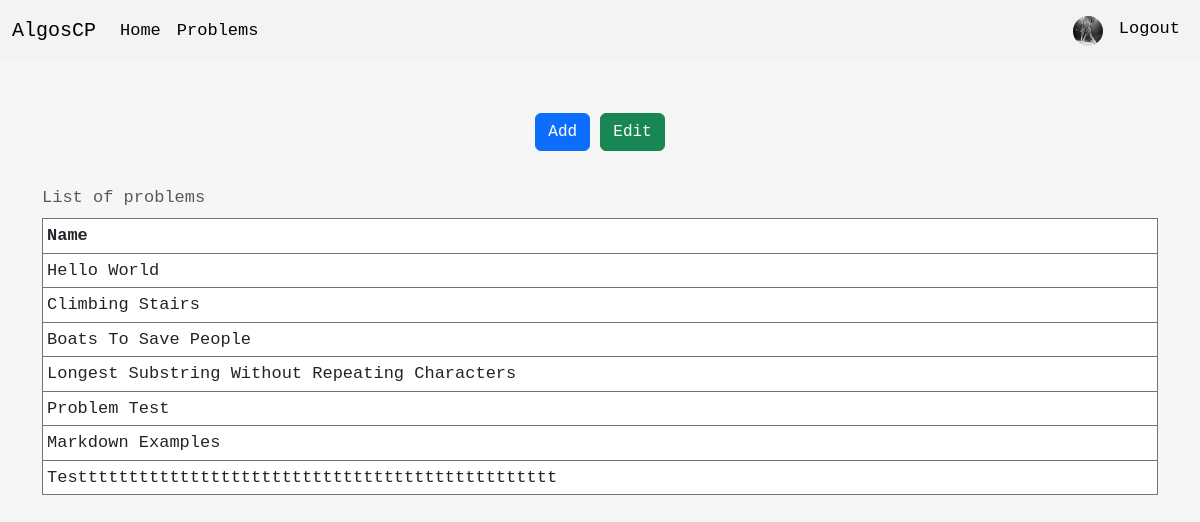
Screenshot of /problems (signed in) with the database file from the repository.
### users/models.py (models this page shows, shortened)
class Profile(models.Model):
    user = models.OneToOneField(User, on_delete = models.CASCADE)
    image = models.ImageField(default = 'default.jpg', upload_to = 'profile_pictures/')
    description = models.TextField(default = '', blank = True)

### problems/models.py (models this page shows, shortened)
class Problem(models.Model):
    name = models.CharField(max_length=50, unique=True, null=False, blank=False, default='lowercase letters only')
    description = models.TextField()
    example = models.TextField(blank=True)
    constraints = models.TextField(blank=True)
    template = models.TextField(blank=False, default='')

### problems/views.py (the view)
# urls.py: path('problems', views.list, name='list'),
def list(request):
    problems = Problem.objects.all()
    return render(request, 'problems_list.html', {'problems': problems})

### problems/templates/problems_list.html
{% extends 'base.html' %}
{% block content %}
  <center>
    {% if user.is_superuser %}
      <a class="btn btn-primary" href="/admin/problems/problem/add/">Add</a>
      <a class="btn btn-success" href="/admin/problems/problem/">Edit</a>
      <br><br>
    {% endif %}
    <table class="table table-hover table-bordered border-secondary table-sm caption-top">
      <caption>List of problems</caption>
      <thead>
        <tr>
          <th scope="col">Name</th>
        </tr>
      </thead>
      <tbody>
        {% for problem in problems %}
        <tr>
          <td>
              <a class="nav-link" href="{% url 'display_problem' problem.name|slugify %}">{{ problem.name|title }}</a>
          </td>
        </tr>
        {% endfor %}
      </tbody>
    </table>
  </center>
{% endblock %}

### website/templates/navbar.html (shortened to what this page needs)
<nav class="navbar navbar-expand-lg" style="background-color: #f3f3f3;">
  <div class="container-fluid">
    <a class="navbar-brand" href="{% url 'index' %}">AlgosCP</a>
    <div class="collapse navbar-collapse" id="navbarNavAltMarkup">
      <div class="navbar-nav">
        <a class="nav-link active" aria-current="page" href="{% url 'index' %}">Home</a>
        <a class="nav-link active" href="{% url 'list' %}">Problems</a>
      </div>
      {% if user.is_authenticated %}
        <div class="navbar-nav ms-auto">
          <a class="nav-link active" href="{% url 'profile' request.user %}">
            <img src="{{ user.profile.image.url }}" width=30 height=30 class="rounded-circle" alt="{{ profile.user.username }}">
          </a>
          <a class="nav-link active" href="{% url 'logout' %}">Logout</a>
        </div>
      {% else %}
        <div class="navbar-nav ms-auto">
          <a class="nav-item nav-link active" href="{% url 'login' %}">Login</a>
        </div>
      {% endif %}
    </div>
  </div>
</nav>

### website/static/style.css (style rules this page uses)
body { background-color: rgb(246, 246, 246); font-size: 17px; font-family: monospace, consolas, arial; }

### rows the page displays
Problem: name "Hello World"
Problem: name "Climbing Stairs"
Problem: name "Boats To Save People"
Problem: name "Longest Substring Without Repeating Characters"
Problem: name "Problem Test"
Problem: name "Markdown Examples"
Problem: name "Testtttttttttttttttttttttttttttttttttttttttttttttt"
